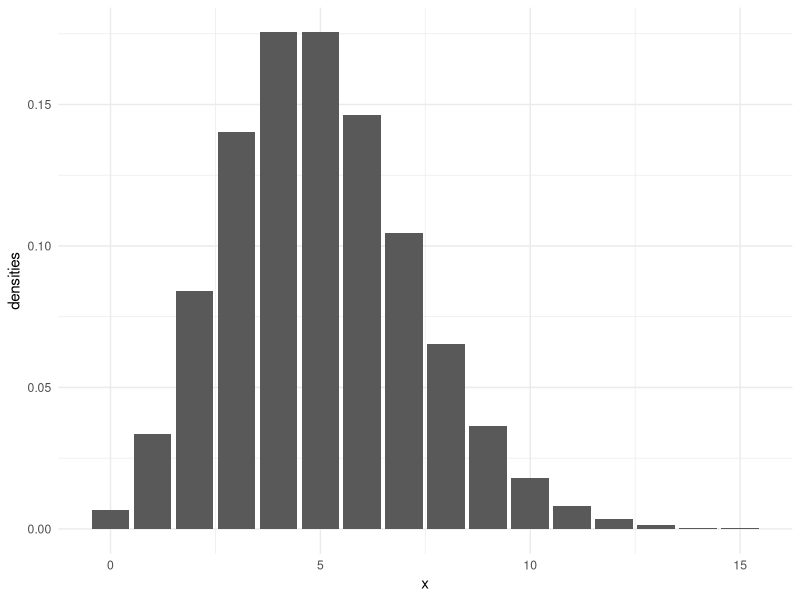
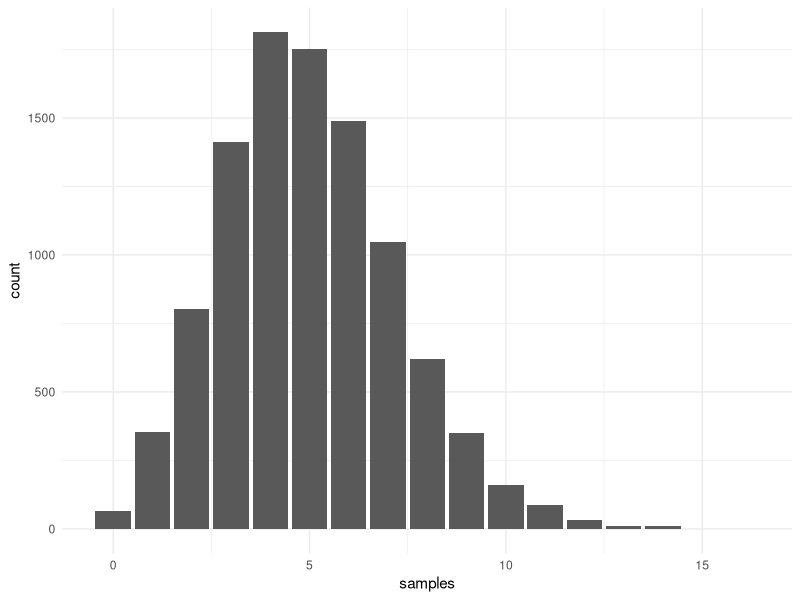
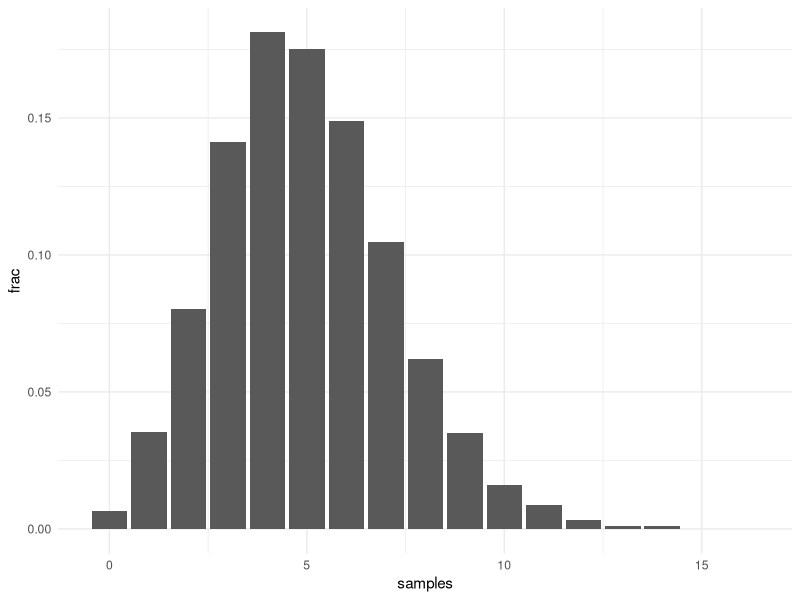
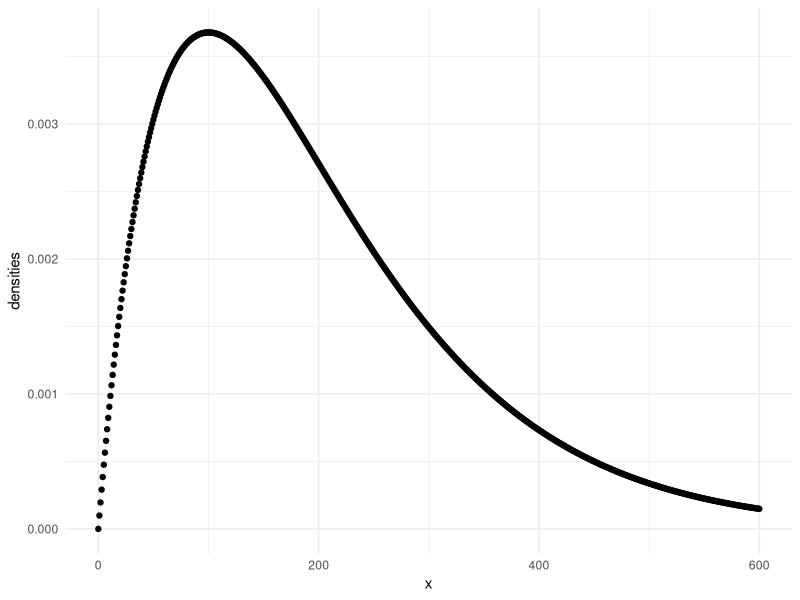
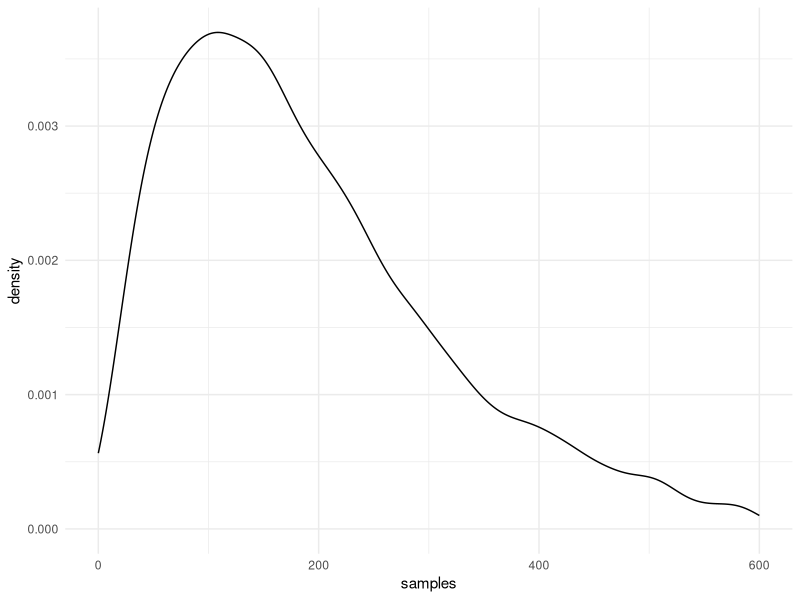

Here is the R script that generated these plots, in order: (Note: this script raises an error after producing the figures.)
## ---- chunk 1
library(tidyverse)

# set the ggplot theme
theme_set(theme_minimal())

# set a random seed and the number of simulations
set.seed(123)
nsims <- 10000
## ---- chunk 2
xs <- 0:15
densities <- dpois(x = xs, lambda = 5)

df <- data_frame(x = xs, densities = densities) 
ggplot(df, aes(x = x, y = densities)) + geom_col()
## ---- chunk 3
poisson_samples <- rpois(n = nsims, lambda = 5)

# first, plot counts
data_frame(samples = poisson_samples) %>%
  ggplot(aes(x = samples)) + 
  geom_bar()

# then, divide counts by number of samples
data_frame(samples = poisson_samples) %>%
  count(samples) %>%
  mutate(frac = n/nsims) %>%
  ggplot(aes(x = samples, y = frac)) + 
  geom_col()
## ---- chunk 4
# analytic densities
gamma_densities <- dgamma(x = 0:600, shape = 2, rate = .01)

data_frame(x = 0:600, densities = gamma_densities) %>%
  ggplot(aes(x = x, y = densities)) +
  geom_point()


## ---- chunk 5
# densities from samples
gamma_samples <- rgamma(n = nsims, shape = 2, rate = .01)

data_frame(samples = gamma_samples) %>%
  ggplot(aes(x = samples)) + 
  geom_density() + 
  xlim(0, 600)



## ---- chunk 6
mean(poisson_samples)

median(poisson_samples)

# mode (no R function)
data_frame(samples = poisson_samples) %>%
  count(samples) %>%
  filter(n == max(n))
## ---- chunk 7
# percentiles
summary(poisson_samples)
quantile(poisson_samples, probs = c(.25, .75))

# HDI


## ---- chunk 8
normal_samples <- rnorm(nsims, mean = 0, sd = 1)

# how much probability is between -1 and +1 sd in a normal distribution?
sum(normal_samples >= -1 & normal_samples <= 1) / nsims

# how accurate is this? 
pnorm(1) - pnorm(-1)

# what about 0 and .5 sd?
sum(normal_samples >= 0 & normal_samples <= .5) / nsims

pnorm(.5) - pnorm(0)
## ---- chunk 9
rbeta()
## ---- chunk 10
dbinom(x = 3, size = 3, prob = p_grid)

